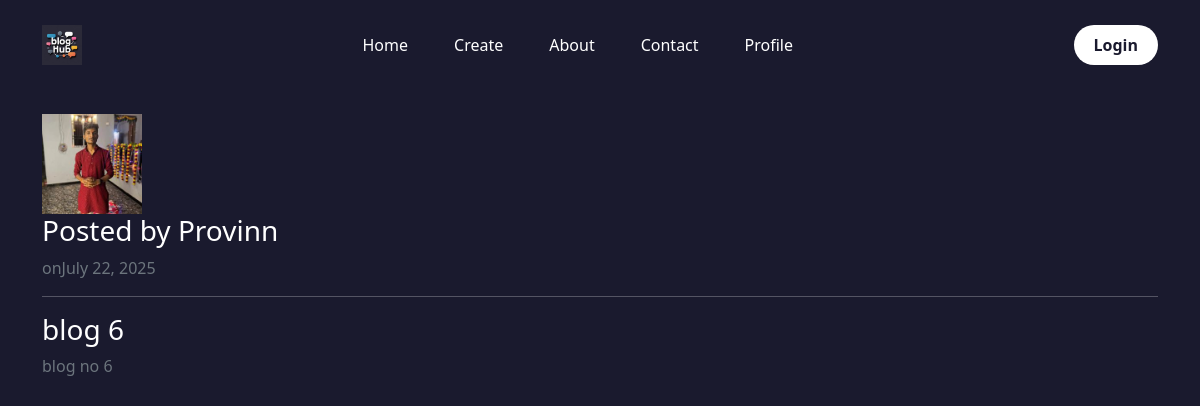
Screenshot of /post/9/ with the database file from the repository.
### blog/models.py (models this page shows, shortened)
class Post(models.Model):
    title=models.CharField(max_length=100)
    content=models.TextField()
    date_posted=models.DateTimeField(default=timezone.now)
    author=models.ForeignKey(User,on_delete=models.CASCADE)
    image=models.ImageField(default="background.jpg",upload_to='blog')

### users/models.py (models this page shows, shortened)
class profile(models.Model):
    user=models.OneToOneField(User,on_delete=models.CASCADE)
    image=models.ImageField(default='profile/default.jpg',upload_to='profile')

### blog/views.py (the view)
# urls.py: path("post/<int:pk>/",PostDetailView.as_view(),name="post-detail"),
class PostDetailView(DetailView):
    model=Post

### blog/templates/blog/post_detail.html
{% extends "blog/base.html" %}
{% block content %}
  <article class="content-section">
    <div class="media">
      <img class="account-img" src="{{ object.author.profile.image.url }}" alt="Profile Picture" style="width: 100px; height: 100px; object-fit: cover;">
      <div class="media-body">
        <h3 class="account-heading">Posted by {{ object.author }} </h3>
        <p class="text-secondary">on{{ object.date_posted|date:"F d, Y" }}</p>
      </div>
    </div>
    <hr>
    <h3>{{ object.title }}</h3>
    <p class="text-secondary">{{ object.content }}</p>
  </article>
{% endblock %}

### blog/templates/blog/base.html (style rules this page uses)
body { background-color: #1a1a2e; color: #ffffff; font-family: 'Segoe UI', sans-serif; }

### rows the page displays
Post: author.profile.image (picture), author "Provinn", date_posted "July 22, 2025", title "blog 6", content "blog no 6"
